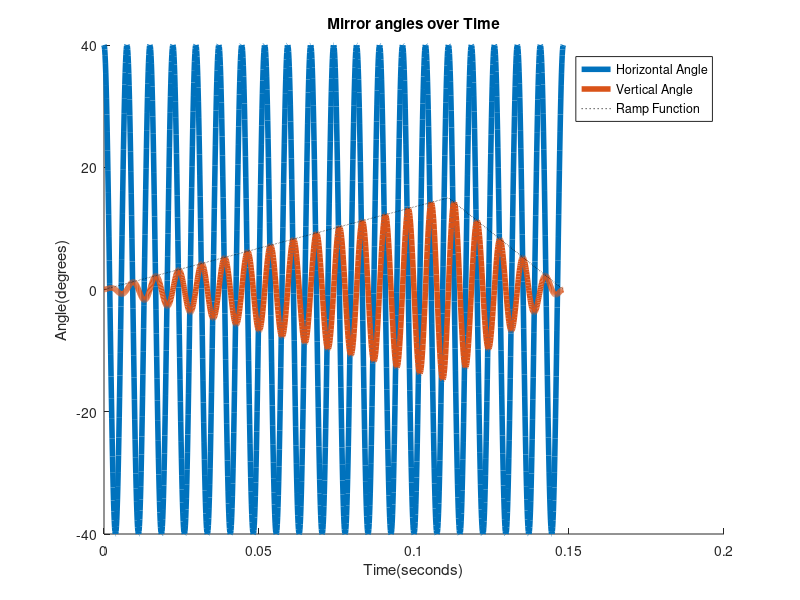
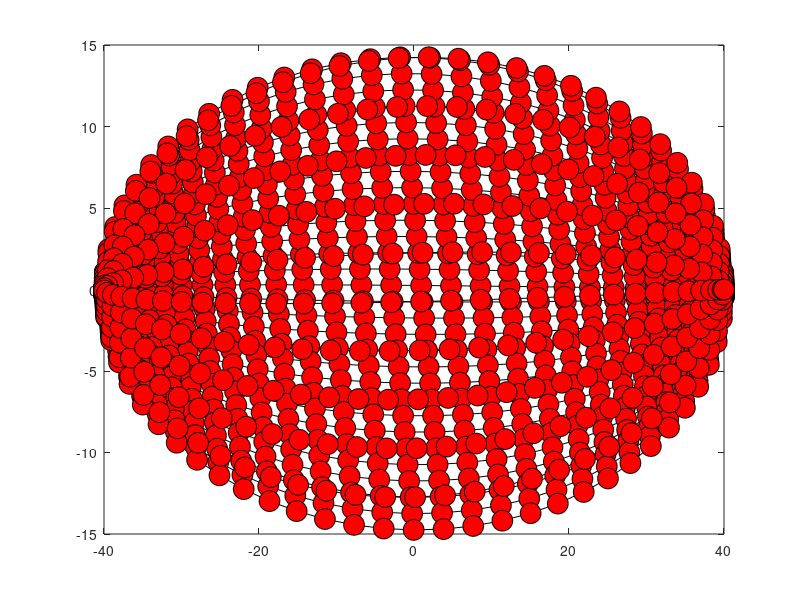

MATLAB code for these plots, in order: (Note: this script raises an error after producing the figures.)
clear; clc;
%%%%%%%%%%%%%%%%%%%%%%%%%%%%%%%%%%
% Variables that I think are set %
%%%%%%%%%%%%%%%%%%%%%%%%%%%%%%%%%%
natFreq = 270; % Hz
natT = 1/natFreq; % s, period
% This is the natural frequency or eigenfrequency for both of the mems
% mirrors.  It appears that the actual frequency of the mirrors are an
% integer multiple of the eigenfrequency






%%%%%%%%%%%%%%%%%%%%%%%%%%%%%%%%%%%
% Variables I know you can change %
%%%%%%%%%%%%%%%%%%%%%%%%%%%%%%%%%%%
thetaMaxH = 80; % Degrees - Max horizontal angle of the lidar 
thetaMaxV = 30; % Degrees - Max vertival angle of the lidat
% This angle is centered, so left/top and right/bottom extends 1/2 of max

scanLines = 40; % Horizontal scan lines, each horizontal period=> 2 scanlines
numPeriodsLow = scanLines/2;

duration = 2; % Number of natural period per two scanlines, 
% Blickfeld documentation seems to define the 'frame time' as T.  Then it
% declares the duration of each period as x/natFreq, which sounds like
% saying the frame time = x/T, but I think this is just an unrelated T
freq = natFreq/duration;
omega = 2*pi*freq; % rad/s
T = 1/freq; % seconds - Horizontal Period 
frameTime = T * numPeriodsLow; % seconds - Total time to collect frame

resolution = 1300;
t = linspace(0,frameTime,resolution); % Timescale for the plotting

%%%%%%%%%%%%%%%%%
% Ramp Function %
%%%%%%%%%%%%%%%%%
% This function determines the density of the horizontal scanlines over
% time.  According to the documentation it can change.  However, I am 
% uncertain ~how~ to change it.

flipPoint = 3/4; % Set 0-1
index = floor(flipPoint*resolution);
r = ones(1,resolution);
r(1:index) = 1/flipPoint * t(1:index)/frameTime; % 0-1 from 0-3/4 of frame time
r(index+1:end) = (1-1*t(index+1:end)/frameTime)/(1-t(index)/frameTime); % 1-0 from3/4-end of frame time

% r(1:floor(resolution/2)) = linspace(0,0.5,length(1:floor(resolution/2)));
% r(floor(resolution/2)+1:floor(3/4*resolution)) = linspace(0.5,0.6,length(floor(resolution/2)+1:floor(3/4*resolution)));
% r(floor(3/4*resolution):resolution) = linspace(0.6,1,length(floor(3/4*resolution):resolution));


%%%%%%%%%%%%%%%%%%%%%%%
% The angle functions %
%%%%%%%%%%%%%%%%%%%%%%%

% Horizontal angle
thetaH = thetaMaxH/2 * cos(omega*t);
% Vertical angle
% The documentation defines the mirror phase difference as pi/4, then calls
% the two angle functions as sin,cos omega*t....so I think they really just
% meant the phase difference is pi/2!
thetaV = thetaMaxV/2 * sin(omega*t) .* r;

%% UPSHOT
% It seems like the ability to define different ramp functions would give
% us the opportunity to dynamically change the scan patternand thus
% theoretically get far denser scans of certain ROI. Perhapse in the future
% if humans are located (and denser point clouds are helpful) we can focus
% on them!
close all;
figure; hold on;
plot(t,thetaH,"DisplayName","Horizontal Angle","LineWidth",4);
plot(t,thetaV,"DisplayName",'Vertical Angle','LineWidth',4); 
plot(t,thetaMaxV/2*r,"DisplayName","Ramp Function",'LineStyle',':','Color','k')
legend(); title("Mirror angles over Time");xlabel("Time(seconds)");ylabel("Angle(degrees)");

%%
figure;
p=plot(thetaH,thetaV,'k',"Marker","o","MarkerFaceColor","r","MarkerSize",15);

for i = 1:10:length(t)
  p.MarkerIndices = i;  
  %pause(0.05)
  %drawnow;
  exportgraphics(gca,"scanline_example_squished.gif",append=true);
end

%% Downsampling - every nth scanline
natFreq = 270; % Hz
natT = 1/natFreq; % s, period
thetaMaxH = 80; % Degrees - Max horizontal angle of the lidar 
thetaMaxV = 30; % Degrees - Max vertival angle of the lidat
% This angle is centered, so left/top and right/bottom extends 1/2 of max

scanLinesHigh = 512; % Horizontal scan lines, each horizontal period=> 2 scanlines
scanLinesLow = 64;

numPeriodsHigh = scanLinesHigh/2;
numPeriodsLow = scanLinesLow/2;

duration = 2;
freq = natFreq/duration;
omega = 2*pi*freq; % rad/s
T = 1/freq; % seconds - Horizontal Period 
frameTimeHigh =T * numPeriodsHigh;
frameTimeLow = T * numPeriodsLow; % seconds - Total time to collect frame

resolution = 40;
timeHigh = linspace(0,frameTimeHigh,resolution*numPeriodsHigh); % Timescale for the plotting
timeLow  = linspace(0,frameTimeLow,resolution*numPeriodsLow);


flipPoint = 3/4; % Set 0-1
indexHigh = floor(flipPoint*resolution*numPeriodsHigh);
indexLow = floor(flipPoint*resolution*numPeriodsLow);
rHigh = ones(1,resolution*numPeriodsHigh);
rHigh(1:indexHigh) = 1/flipPoint * timeHigh(1:indexHigh)/frameTimeHigh; % 0-1 from 0-3/4 of frame time
rHigh(indexHigh+1:end) = (1-1*timeHigh(indexHigh+1:end)/frameTimeHigh)/(1-timeHigh(indexHigh)/frameTimeHigh); % 1-0 from3/4-end of frame time
rLow  = ones(1,resolution*numPeriodsLow);
rLow(1:indexLow) = 1/flipPoint * timeLow(1:indexLow)/frameTimeLow; % 0-1 from 0-3/4 of frame time
rLow(indexLow+1:end) = (1-1*timeLow(indexLow+1:end)/frameTimeLow)/(1-timeLow(indexLow)/frameTimeLow); % 1-0 from3/4-end of frame time

% Index for downsampling
downTime = zeros(length(timeLow),1);
downSampleBy = scanLinesHigh/scanLinesLow;
j = 1;
for i = 0:numPeriodsLow-1
    %fprintf("Input at %d to %d\n\tfrom %d to %d\n",resolution*(j-1)+1,resolution*j,(i-1+downSampleBy)*resolution+1,(i-1+downSampleBy)*resolution+resolution)
    downTime(resolution*(j-1)+1:resolution*j) = (i*downSampleBy)*resolution+1:(i*downSampleBy)*resolution+resolution;
    j=j+1;
end


thetaHHigh = thetaMaxH/2 * cos(omega*timeHigh);
thetaVHigh = thetaMaxV/2 * sin(omega*timeHigh) .* rHigh;
thetaHLow = thetaMaxH/2 * cos(omega*timeLow);
thetaVLow = thetaMaxV/2 * sin(omega*timeLow) .* rLow;


figure; tiledlayout(3,1);
% Plot High
nexttile; hold on;
plot(timeHigh, thetaHHigh, 'DisplayName', 'Horizontal Angle', 'LineWidth', 2);
plot(timeHigh, thetaVHigh, 'DisplayName', 'Vertical Angle', 'LineWidth', 2);
plot(timeHigh, rHigh*thetaMaxV/2, 'DisplayName', 'Ramp Function * thetaMaxV', 'LineWidth', 2);
legend(); title(sprintf("Mirror angles for %d scanlines",scanLinesHigh)); xlabel('Time (seconds)'); ylabel('Angle (degrees)');
% Plow Low
nexttile; hold on;
plot(timeLow, thetaHLow, 'DisplayName', 'Horizontal Angle', 'LineWidth', 2);
plot(timeLow, thetaVLow, 'DisplayName', 'Vertical Angle', 'LineWidth', 2);
plot(timeLow, rLow*thetaMaxV/2, 'DisplayName', 'Ramp Function * thetaMaxV', 'LineWidth', 2);
legend(); title(sprintf("Mirror angles for %d scanlines",scanLinesLow)); xlabel('Time (seconds)'); ylabel('Angle (degrees)');
% Plot downsampled
nexttile; hold on
thetaHDownsample = zeros(size(thetaHHigh));
thetaHDownsample(downTime) = thetaHHigh(downTime);
thetaVDownsample = zeros(size(thetaVHigh));
thetaVDownsample(downTime) = thetaVHigh(downTime);
plot(timeHigh, thetaHDownsample, 'DisplayName', 'Horizontal Angle', 'LineWidth', 2);
plot(timeHigh, thetaVDownsample, 'DisplayName', 'Horizontal Angle', 'LineWidth', 2);
plot(timeHigh, rHigh*thetaMaxV/2, 'DisplayName', 'Ramp Function * thetaMaxV', 'LineWidth', 2);
legend(); title(sprintf("Mirror angles for %d scanlines downsamped to %d",scanLinesHigh,scanLinesLow)); xlabel('Time (seconds)'); ylabel('Angle (degrees)');

figure;
plot(timeHigh, thetaHDownsample, 'DisplayName', 'Horizontal Angle', 'LineWidth', 2);
legend(); title(sprintf("Mirror angles for %d scanlines downsampled to %d\nzoomed into 1 period",scanLinesHigh,scanLinesLow)); xlabel('Time (seconds)'); ylabel('Angle (degrees)');
xlim([timeHigh(downTime(1)),timeHigh(downTime(resolution))]);


% Plotting scan lines
figure; 
plot(thetaHHigh,thetaVHigh,'k'); xlabel("Horizontal Angle"); ylabel("Vertical Angle"); title(sprintf("Mirror angles for %d scanlines",scanLinesHigh));
figure;
plot(thetaHLow,thetaVLow,'k'); xlabel("Horizontal Angle"); ylabel("Vertical Angle"); title(sprintf("Mirror angles for %d scanlines",scanLinesLow));
figure;
plot(thetaHHigh(downTime),thetaVHigh(downTime),'k'); xlabel("Horizontal Angle"); ylabel("Vertical Angle"); title(sprintf("Mirror angles for %d scanlines downsampled to %d scanlines",scanLinesHigh, scanLinesLow));

%% Error 
errorH = thetaHLow - thetaHDownsample(downTime);
errorV = thetaVLow - thetaVDownsample(downTime);
fprintf("Average angle (degrees) difference " + ...
    "between lower scanlines and downsampled scanlines:\nHorizontal=%.4f" + ...
    "\nVertical=%.4f\n\n",mean(abs(errorH)),mean(abs(errorV)));
fprintf("Max angle (degrees) difference " + ...
    "between lower scanlines and downsampled scanlines:\nHorizontal=%.4f" + ...
    "\nVertical=%.4f\n",max(abs(errorH)),max(abs(errorV)));

% Plotting Error
figure;
tiledlayout(1,2);
nexttile; 
scatter(thetaHLow,thetaVLow,[],errorH,"filled");
xlabel("Horizontal Angle"); ylabel("Vertical Angle"); title(sprintf("%d scanlines with colored Horizontal error",scanLinesLow)); colorbar();
nexttile; 
scatter(thetaHLow,thetaVLow,[],errorV,"filled");
xlabel("Horizontal Angle"); ylabel("Vertical Angle"); title(sprintf("%d scanlines with colored Vertical error",scanLinesLow)); colorbar();

figure; hold on;
scatter(thetaHLow,thetaVLow,15,'green','DisplayName','64 Scanlines');
scatter(thetaHHigh(downTime),thetaVHigh(downTime),10,'red','filled','DisplayName','512 Downsampled');
legend(); xlabel("Horizontal Angle"); ylabel("Vertical Angle")
%% Fixing Error
function wrapped = wrap(toWrap,wrapLength,shift)
    toWrap = toWrap+shift;
    
    % Only one of these should actually have anything 
    idWrapDown = toWrap > wrapLength;
    idWrapUp = toWrap < 1;

    wrapped = toWrap;
    wrapped(idWrapDown) = toWrap(idWrapDown) - wrapLength;
    wrapped(idWrapUp) = wrapLength - toWrap(idWrapUp);
    
    if ~(isempty(find(wrapped<1, 1)) || isempty(find(wrapped>wrapLength, 1)))
        print("Something messed up")
    end
    return 
end

figure;
plot(downTime,'b'); hold on
minError = 1e9;
for i = -100:100
    newDownTime = wrap(downTime,length(scanLinesLow),i);
    plot(newDownTime,'r');
    errorH = thetaHLow - thetaHHigh(newDownTime);
    errorV = thetaVLow - thetaVDownsample(newDownTime);
    %fprintf("Shift by %3.0d | error H=%3.3f, V=%3.3f\n",i,sum(abs(errorH)),sum(abs(errorV)))
    errorSum = sum(abs(errorH)) + sum(abs(errorV));
    if errorSum < minError 
        minError = errorSum;
        bestShift = i; % Store the best shift value
    end
end
plot(downTime,'b'); title("Shifted Indices");

newDownTime = wrap(downTime,length(scanLinesLow),bestShift);
errorH = thetaHLow - thetaHHigh(newDownTime);
errorV = thetaVLow - thetaVDownsample(newDownTime);




figure;
tiledlayout(1,2);
nexttile; 
scatter(thetaHLow,thetaVLow,[],errorH,"filled");
xlabel("Horizontal Angle"); ylabel("Vertical Angle"); title(sprintf("%d scanlines with colored Horizontal error",scanLinesLow)); colorbar();
nexttile; 
scatter(thetaHLow,thetaVLow,[],errorV,"filled");
xlabel("Horizontal Angle"); ylabel("Vertical Angle"); title(sprintf("%d scanlines with colored Vertical error",scanLinesLow)); colorbar();

figure; hold on;
scatter(thetaHLow,thetaVLow,15,'green','DisplayName','64 Scanlines');
scatter(thetaHHigh(newDownTime),thetaVHigh(newDownTime),10,'red','filled','DisplayName','512 Downsampled');
legend(); xlabel("Horizontal Angle"); ylabel("Vertical Angle")


%% Nearest Neighbor Downsampling
% Run after running the downsampling section, reusing variables

% For each value in smaller scan, subtract from larger scan, find index of
% minimum 
DifH = repmat(thetaHHigh,length(thetaHLow),1);
DifV = repmat(thetaVHigh,length(thetaVLow),1);

for i = 1:length(thetaHLow)
   DifH(i,:) = DifH(i,:) - thetaHLow(i);
   DifV(i,:) = DifV(i,:) - thetaVLow(i);
end

[minH,indH] = min(abs(DifH),[],2);
[minV,indV] = min(abs(DifV),[],2);

figure; tiledlayout(2,2);
nexttile(1); 
plot(thetaHHigh(indH),thetaVHigh(indV),'k'); xlabel("Horizontal Angle"); ylabel("Vertical Angle"); title(sprintf("Mirror angles for %d scanlines downsampled to %d scanlines",scanLinesHigh, scanLinesLow));
nexttile(2); 
plot(thetaHLow,thetaVLow,'b','LineStyle','-'); xlabel("Horizontal Angle"); ylabel("Vertical Angle"); title(sprintf("Mirror angles for %d scanlines downsampled to %d scanlines",scanLinesHigh, scanLinesLow));
nexttile(3,[1 2]); hold on
scatter(thetaHHigh(indH),thetaVHigh(indV),'r','Marker','.','DisplayName','512 Downsampled'); xlabel("Horizontal Angle"); ylabel("Vertical Angle"); title(sprintf("Mirror angles for %d scanlines downsampled to %d scanlines",scanLinesHigh, scanLinesLow));
scatter(thetaHLow,thetaVLow,'b','Marker','.','DisplayName','64'); xlabel("Horizontal Angle"); ylabel("Vertical Angle"); title(sprintf("Mirror angles for %d downsampled and %d scanlines",scanLinesLow, scanLinesLow));
legend;


% Looking at error
errorH = thetaHLow - thetaHHigh(indH);
errorV = thetaVLow - thetaVHigh(indV);

figure;
tiledlayout(2,1);
nexttile; 
scatter(thetaHLow,thetaVLow,[],errorH,"filled");
xlabel("Horizontal Angle"); ylabel("Vertical Angle"); title(sprintf("%d scanlines with colored Horizontal error",scanLinesLow)); colorbar();
nexttile; 
scatter(thetaHLow,thetaVLow,[],errorV,"filled");
xlabel("Horizontal Angle"); ylabel("Vertical Angle"); title(sprintf("%d scanlines with colored Vertical error",scanLinesLow)); colorbar();

figure;
tiledlayout(2,1);
nexttile; 
scatter(thetaHLow,thetaVLow,[],abs(errorH),"filled");
xlabel("Horizontal Angle"); ylabel("Vertical Angle"); title(sprintf("%d scanlines with colored abs(Horizontal error)",scanLinesLow)); colorbar();
nexttile; 
scatter(thetaHLow,thetaVLow,[],abs(errorV),"filled");
xlabel("Horizontal Angle"); ylabel("Vertical Angle"); title(sprintf("%d scanlines with colored abs(Vertical error)",scanLinesLow)); colorbar();
